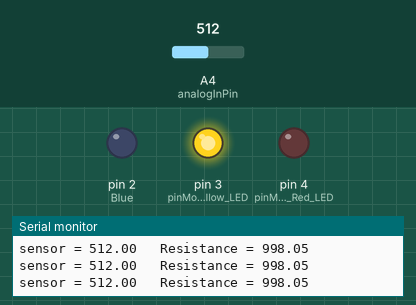
Recording of a sketch running on a simulated Arduino Uno, built with avr-gcc and run on an emulated ATmega328P. Parts: output pins drawn as LEDs (lit = HIGH), the last lines printed to the serial monitor. Dashed ring = blinking. The inputs (shaded band) are chosen by the test bench; at power-on: A4 (analogInPin) = 512.

Above: at 1.3 s.
1.4 s: A4 (analogInPin) set to 418
2.9 s: A4 (analogInPin) set to 393
At 3.8 s:
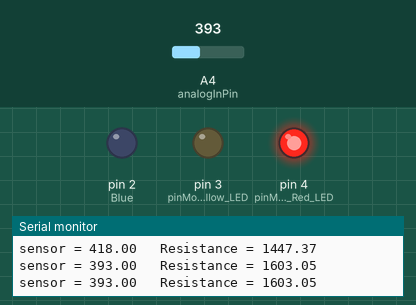
4.5 s: A4 (analogInPin) set to 0
At 5.4 s:
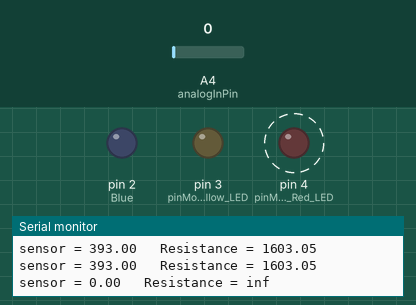
7.5 s: A4 (analogInPin) set to 716
At 8.7 s:
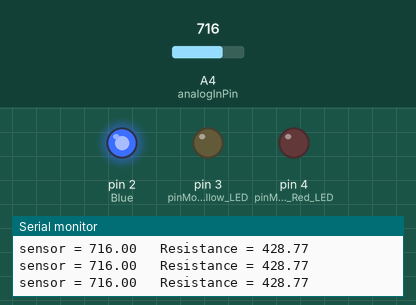
9.0 s: A4 (analogInPin) set to 689
10.5 s: A4 (analogInPin) set to 672
At 11.3 s:
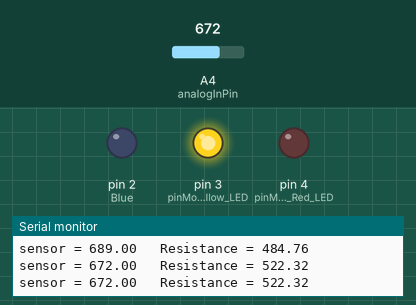
Timing chart, 0 to 13.0 s (numbered marks = the images above; inputs shaded):
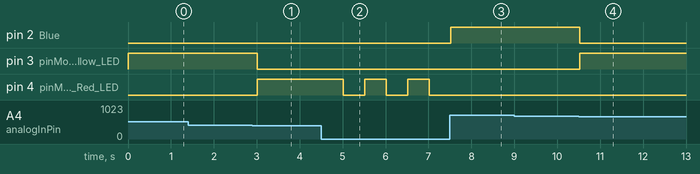

The sketch:

OhmMeterPlus.ino
```cpp
/*
 * This program implements a simple ohm meter
 * R. Kubichek, ECE Dept. University of Wyoming
 * This version has an LED display on pins 2, 3, 4
 */

const int analogInPin = A4;  // Analog input pin

float sensorValue = 0;        // Analog value read from sensor
float Rref = 1000.0;        // reference resistor
float Rtest = 0.0;            // estimated resistance of DUT

void setup() {
  // initialize serial communications at 9600 bps:
  Serial.begin(9600);
  pinMode(2, OUTPUT); //Blue
  pinMode(3, OUTPUT);//pinMode for Yellow LED
  pinMode(4, OUTPUT);//pinMode for Red LED
}

void loop() {
  // read the analog in value:
  sensorValue = analogRead(analogInPin);
  Rtest = Rref * (1023.0-sensorValue)/sensorValue;
  //Code for LED display goes here
  digitalWrite(2, LOW);  //turn off the LEDs first
  digitalWrite(3, LOW);
  digitalWrite(4, LOW);
  if (Rtest<500) digitalWrite(2, HIGH);                    //turn on Blue LED
  if (Rtest>=500 && Rtest<1500) digitalWrite(3, HIGH);     //turn on Yellow LED
  if (Rtest>=1500 && Rtest<15000) digitalWrite(4, HIGH);   //turn on Red LED solid
  if (Rtest>=15000) {                                      //blink Red LED
    digitalWrite(4, HIGH); delay(500);
    digitalWrite(4, LOW); //the delay at the end of loop() completes the blink
  }
  // print the results to the serial monitor:
  Serial.print("sensor = " );
  Serial.print(sensorValue);
  Serial.print("\t Resistance = ");
  Serial.println(Rtest);
  delay(500);
}
```

Measured:
- the behaviour switches between 410 and 409 on A4 (analogInPin) (found by bisection; images 0 and 1)
- the behaviour switches between 683 and 682 on A4 (analogInPin) (found by bisection; images 3 and 4)
- after the input at 2.9 s, pin 3 (pinMode_for_Yellow_LED): HIGH → LOW after 0.11 s; pin 4 (pinMode_for_Red_LED): LOW → HIGH after 0.11 s
- after the input at 4.5 s, pin 4 (pinMode_for_Red_LED): alternates HIGH for 0.50 s and LOW for 0.50 s, starting after 0.51 s
- after the input at 7.5 s, pin 2 (Blue): LOW → HIGH at once; pin 4 (pinMode_for_Red_LED): stays LOW (without the input it goes to HIGH after 0.01 s)
- after the input at 10.5 s, pin 2 (Blue): HIGH → LOW at once; pin 3 (pinMode_for_Yellow_LED): LOW → HIGH at once
